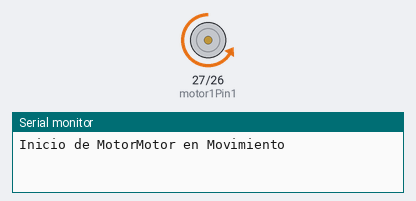
A sketch run on a simulated ESP32. Shown: motor-driver pin pairs drawn as motors (green arrow = first pin HIGH = forward, orange = second pin HIGH = backward, longer = more drive, scaled by the enable pin), the last lines printed to the serial monitor.

Above: at 0.1 s.
At 12.1 s:
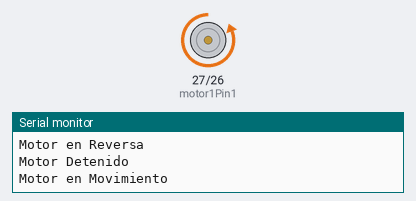
At 17.1 s:
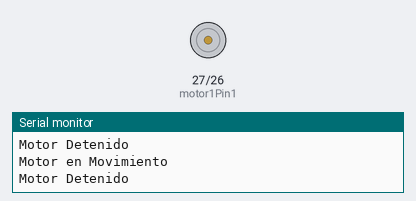
At 30.1 s:
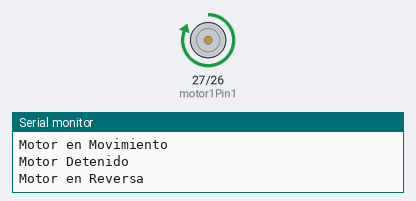
Timing chart, 0 to 37.5 s (numbered marks = the images above):
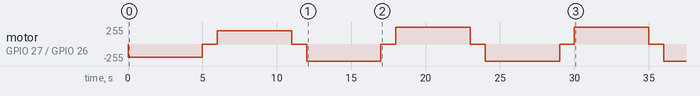

Measured:
- by itself, motor on GPIO 27 (motor1Pin1) / GPIO 26 (motor1Pin2): stopped → backward 199/255 at 0.00 s, → stopped 5.0 s later, → forward 199/255 1.0 s later, → stopped 5.0 s later, … (13 changes in this stretch)

The sketch:

C5.2.ino
```cpp
int motor1Pin1 = 27;
int motor1Pin2 = 26;
int enable1Pin = 14;

// Propiedades PWM
const int freq = 30000;
const int pwmChannel = 0;
const int resolution = 8;
int dutyCycle = 200;

void setup() {
  // Pines de salida
  pinMode(motor1Pin1, OUTPUT);
  pinMode(motor1Pin2, OUTPUT);
  pinMode(enable1Pin, OUTPUT);

  // Configuracion LED PWM
  ledcSetup(pwmChannel, freq, resolution);
  ledcAttachPin(enable1Pin, pwmChannel);

  Serial.begin(115200);
  Serial.print("Inicio de Motor");
}

void loop() {
  ledcWrite(pwmChannel, dutyCycle);
  dutyCycle = 255;

  // Forward
  Serial.println("Motor en Movimiento");
  digitalWrite(motor1Pin1, LOW);
  digitalWrite(motor1Pin2, HIGH);
  delay(5000);

  // Se detiene el motor
  Serial.println("Motor Detenido");
  digitalWrite(motor1Pin1, LOW);
  digitalWrite(motor1Pin2, LOW);
  delay(1000);

  // Reversa
  Serial.println("Motor en Reversa");
  digitalWrite(motor1Pin1, HIGH);
  digitalWrite(motor1Pin2, LOW);
  delay(5000);

  // Se detiene el motor
  Serial.println("Motor Detenido");
  digitalWrite(motor1Pin1, LOW);
  digitalWrite(motor1Pin2, LOW);
  delay(1000);

}
```
